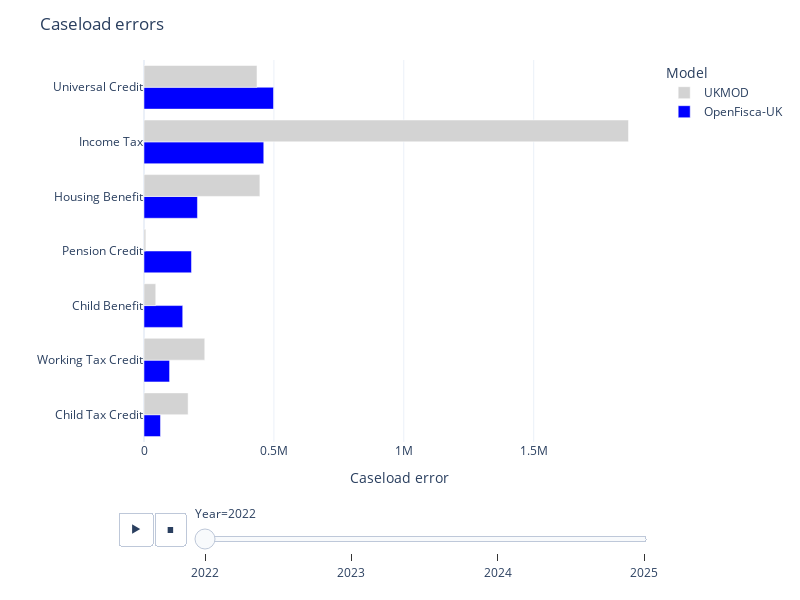

Notebook code for this chart:
### Code cell
def error_chart(table, title=None):
    hovertemplate = "<b>%{customdata[4]} in %{customdata[3]}</b><br>Error: %{x}<br>Official: %{customdata[2]}m<br>OpenFisca-UK: %{customdata[0]}m<br>UKMOD: %{customdata[1]}m"
    table = table.replace("", np.nan).dropna(axis=0)
    table[[policyengine_uk, UKMOD]] = (
        table[[policyengine_uk, UKMOD]].abs() / 1e2
    )
    fig = (
        px.bar(
            table.sort_values(["Year", policyengine_uk]),
            x=[policyengine_uk, UKMOD],
            y="Program",
            orientation="h",
            animation_frame="Year",
            barmode="group",
            color_discrete_map={
                policyengine_uk: "blue",
                UKMOD: "lightgrey",
            },
            custom_data=[
                "OpenFisca-UK caseload",
                "UKMOD caseload",
                "External caseload",
                "Year",
                "Program",
            ],
        )
        .update_layout(
            width=800,
            height=600,
            xaxis_title="Caseload error",
            title=title,
            template="plotly_white",
            legend_title="Model",
            yaxis_title="",
            legend_traceorder="reversed",
        )
        .update_traces(hovertemplate=hovertemplate)
    )
    for frame in fig.frames:
        for data in frame.data:
            data.hovertemplate = hovertemplate
    return fig


error_chart(
    tables_to_model_comparisons(
        {
            "": model_validation_table(
                caseload_error,
                models=[policyengine_uk, UKMOD],
                decimals=1,
                divisor=1e-2,
            ),
            "caseload": model_validation_table(
                caseload, divisor=1e6, decimals=1
            ),
        }
    ),
    title="Caseload errors",
)

### Figure 1 — Plotly figure (JSON) as saved in the notebook; plotly's stock layout.template omitted (floating-point values rounded to 4 significant figures)
{"data": [{"alignmentgroup": "True", "customdata": [[1.2, 1.1, 1.2, 2022, "Child Tax Credit"], [0.7, 0.5, 0.8, 2022, "Working Tax Credit"], [6.9, 7.1, 7.1, 2022, "Child Benefit"], [1.6, 1.4, 1.4, 2022, "Pension Credit"], [2.9, 2.3, 2.7, 2022, "Housing Benefit"], [31.4, 30, 31.9, 2022, "Income Tax"], [5.1, 4.2, 4.6, 2022, "Universal Credit"]], "hovertemplate": "<b>%{customdata[4]} in %{customdata[3]}</b><br>Error: %{x}<br>Official: %{customdata[2]}m<br>OpenFisca-UK: %{customdata[0]}m<br>UKMOD: %{customdata[1]}m", "legendgroup": "OpenFisca-UK", "marker": {"color": "blue", "pattern": {"shape": ""}}, "name": "OpenFisca-UK", "offsetgroup": "OpenFisca-UK", "orientation": "h", "showlegend": true, "textposition": "auto", "type": "bar", "x": [63470.0, 98410.0, 149000.0, 182800.0, 205700.0, 461000.0, 498500.0], "xaxis": "x", "y": ["Child Tax Credit", "Working Tax Credit", "Child Benefit", "Pension Credit", "Housing Benefit", "Income Tax", "Universal Credit"], "yaxis": "y"}, {"alignmentgroup": "True", "customdata": [[1.2, 1.1, 1.2, 2022, "Child Tax Credit"], [0.7, 0.5, 0.8, 2022, "Working Tax Credit"], [6.9, 7.1, 7.1, 2022, "Child Benefit"], [1.6, 1.4, 1.4, 2022, "Pension Credit"], [2.9, 2.3, 2.7, 2022, "Housing Benefit"], [31.4, 30, 31.9, 2022, "Income Tax"], [5.1, 4.2, 4.6, 2022, "Universal Credit"]], "hovertemplate": "<b>%{customdata[4]} in %{customdata[3]}</b><br>Error: %{x}<br>Official: %{customdata[2]}m<br>OpenFisca-UK: %{customdata[0]}m<br>UKMOD: %{customdata[1]}m", "legendgroup": "UKMOD", "marker": {"color": "lightgrey", "pattern": {"shape": ""}}, "name": "UKMOD", "offsetgroup": "UKMOD", "orientation": "h", "showlegend": true, "textposition": "auto", "type": "bar", "x": [169700.0, 233900.0, 45220.0, 7000, 446000, 1865000.0, 435000], "xaxis": "x", "y": ["Child Tax Credit", "Working Tax Credit", "Child Benefit", "Pension Credit", "Housing Benefit", "Income Tax", "Universal Credit"], "yaxis": "y"}], "layout": {"barmode": "group", "height": 600, "legend": {"title": {"text": "Model"}, "tracegroupgap": 0, "traceorder": "reversed"}, "margin": {"t": 60}, "sliders": [{"active": 0, "currentvalue": {"prefix": "Year="}, "len": 0.9, "pad": {"b": 10, "t": 60}, "steps": [{"args": [["2022"], {"frame": {"duration": 0, "redraw": true}, "fromcurrent": true, "mode": "immediate", "transition": {"duration": 0, "easing": "linear"}}], "label": "2022", "method": "animate"}, {"args": [["2023"], {"frame": {"duration": 0, "redraw": true}, "fromcurrent": true, "mode": "immediate", "transition": {"duration": 0, "easing": "linear"}}], "label": "2023", "method": "animate"}, {"args": [["2024"], {"frame": {"duration": 0, "redraw": true}, "fromcurrent": true, "mode": "immediate", "transition": {"duration": 0, "easing": "linear"}}], "label": "2024", "method": "animate"}, {"args": [["2025"], {"frame": {"duration": 0, "redraw": true}, "fromcurrent": true, "mode": "immediate", "transition": {"duration": 0, "easing": "linear"}}], "label": "2025", "method": "animate"}], "x": 0.1, "xanchor": "left", "y": 0, "yanchor": "top"}], "title": {"text": "Caseload errors"}, "updatemenus": [{"buttons": [{"args": [null, {"frame": {"duration": 500, "redraw": true}, "fromcurrent": true, "mode": "immediate", "transition": {"duration": 500, "easing": "linear"}}], "label": "&#9654;", "method": "animate"}, {"args": [[null], {"frame": {"duration": 0, "redraw": true}, "fromcurrent": true, "mode": "immediate", "transition": {"duration": 0, "easing": "linear"}}], "label": "&#9724;", "method": "animate"}], "direction": "left", "pad": {"r": 10, "t": 70}, "showactive": false, "type": "buttons", "x": 0.1, "xanchor": "right", "y": 0, "yanchor": "top"}], "width": 800, "xaxis": {"anchor": "y", "domain": [0, 1], "title": {"text": "Caseload error"}}, "yaxis": {"anchor": "x", "domain": [0, 1], "title": {"text": ""}}}}
